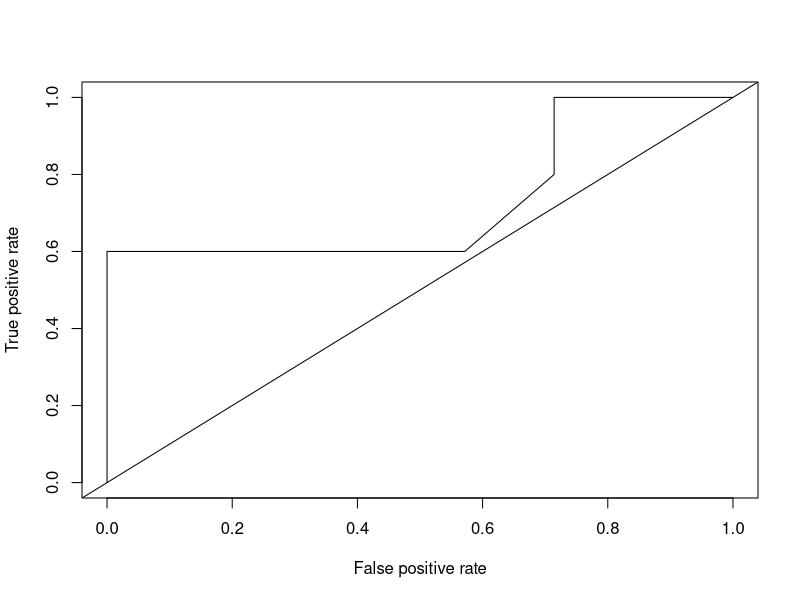
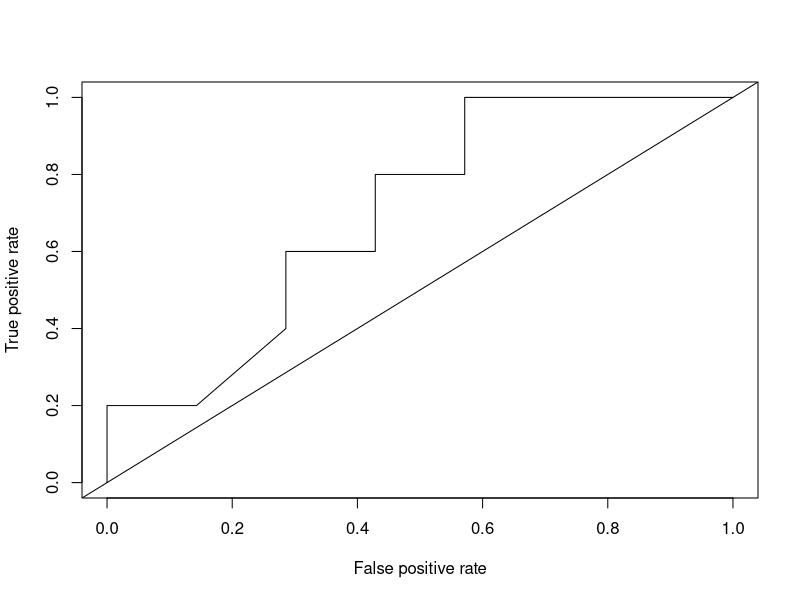

R code for these plots, in order:

# package install and library call
install.packages("ROCR")
library(ROCR)
# ROC Example in Fawcett(2006)
actual_class1<-c("p","p","p","p","p","n","n","n","n","n","n","n")
prob1<-c(0.80,0.75,0.50,0.40,0.85,0.70,0.20,0.55,0.35,0.65,0.60,0.50)

actual_class2<-c("p","p","p","p","p","n","n","n","n","n","n","n")
prob2<-c(0.60,0.90,0.35,0.65,0.45,0.20,0.30,0.70,0.55, 0.40, 0.30, 0.65)
model1_data<-data.frame(actual_class1,prob1)
model1_data
model2_data<-data.frame(actual_class2,prob2)
model2_data

pred1<-prediction(model1_data$prob1, model1_data$actual_class1)
perf1<-performance(pred1, measure="tpr",x.measure="fpr")
plot(perf1)
abline(a=0,b=1)
pred2<-prediction(model2_data$prob2, model2_data$actual_class2)
perf2<-performance(pred2, measure="tpr",x.measure="fpr")
plot(perf2)
abline(a=0,b=1)
# The following displays AUC
auc_obj1<-performance(pred1, "auc")
auc_obj1@y.values
auc_obj2<-performance(pred2, "auc")
auc_obj2@y.values
